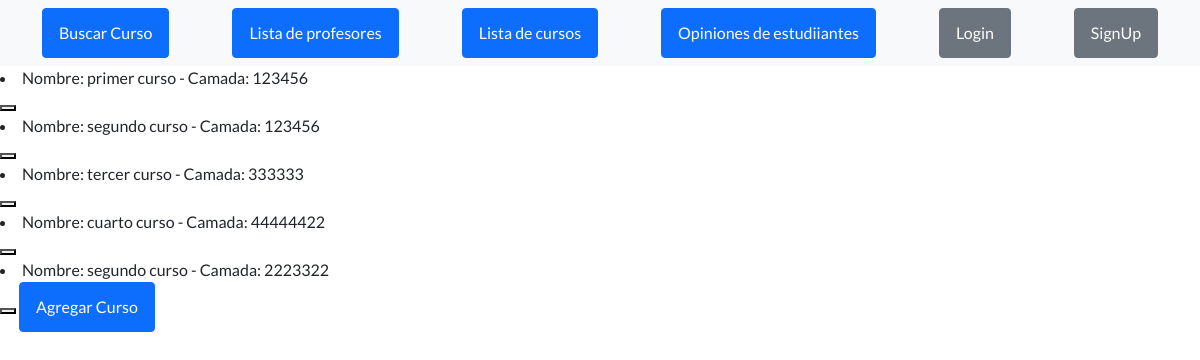
/mostrar_cursos/, run on an earlier commit of the app's database.
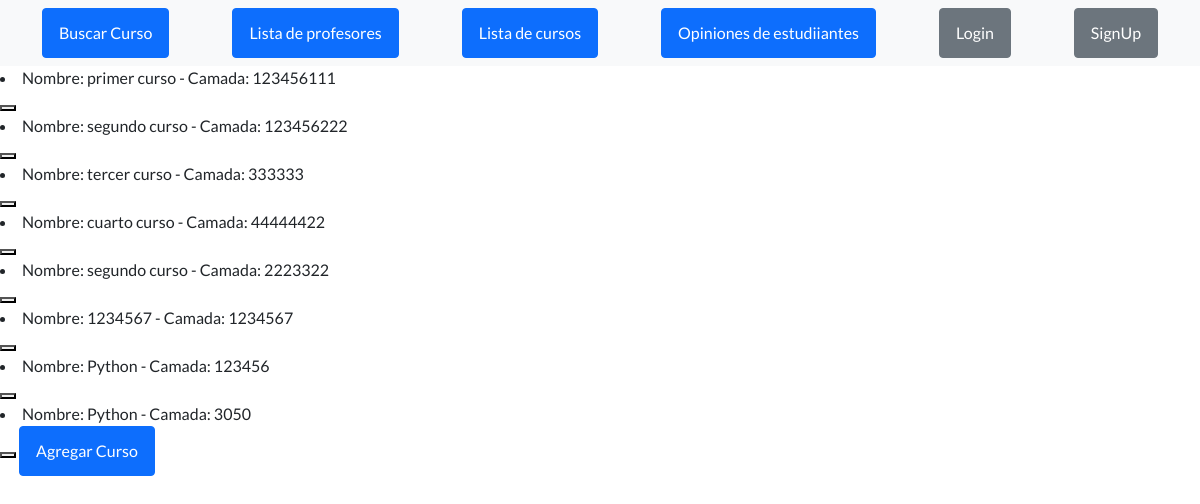
And on a later commit of the database.
### appCoder/models.py (models this page shows)
class Curso(models.Model):
    nombre=models.CharField(max_length=40)
    camada=models.IntegerField()
    def __str__(self) -> str:
        return f' Nombre: {self.nombre} - Camada: {self.camada} '

### appCoder/views.py (the view)
# urls.py: path('mostrar_cursos/', mostrar_cursos, name='mostrar_cursos'),
def mostrar_cursos(request):
      cursos= Curso.objects.all()
      context = {'cursos': cursos}
      return render(request, 'mostrar_cursos.html', context=context)

### appCoder/templates/mostrar_cursos.html (shortened to what this page needs)
{% extends "index.html" %}
{%load static %}
{% block codigoDinamico %}
<body>
    {% for p in cursos %}
        <li>{{ p }}</li>
        <button>
         </button>
    {% endfor %}
</body>
<a class="btn btn-primary" href="{% url 'cursos' %}"> Agregar Curso </a>
{% endblock %}

What changed in the data, as far as the page shows it:
changed Curso: nombre+camada "Nombre: primer curso - Camada: 123456" → "Nombre: primer curso - Camada: 123456111"
changed Curso: nombre+camada "Nombre: segundo curso - Camada: 123456" → "Nombre: segundo curso - Camada: 123456222"
added Curso: nombre+camada "Nombre: 1234567 - Camada: 1234567"
added Curso: nombre+camada "Nombre: Python - Camada: 123456"
added Curso: nombre+camada "Nombre: Python - Camada: 3050"
